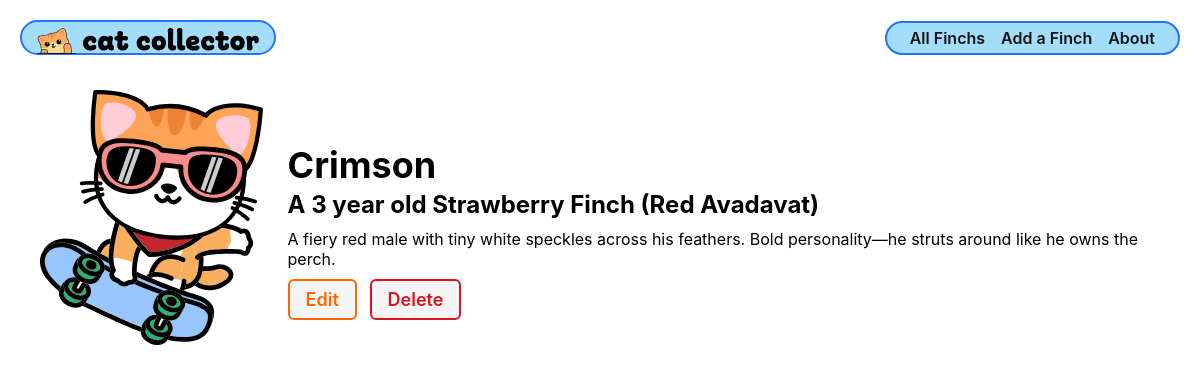
/finchs/3/, run on the app's committed database.
### main_app/models.py (models this page shows, shortened)
class Finch(models.Model):
    name = models.CharField(max_length=100)
    breed = models.CharField(max_length=100)
    description = models.TextField(max_length=250)
    age = models.IntegerField()

### main_app/views.py (the view)
# urls.py: path('finchs/<int:finch_id>/', views.finch_detail, name='finch-detail'),
def finch_detail(request, finch_id):
    finch = Finch.objects.get(id=finch_id)
    return render(request, 'finchs/detail.html', {'finch': finch})

### main_app/templates/finchs/detail.html
{% extends 'base.html' %}
{% load static %}
{% block head %}
<link rel="stylesheet" href="{% static 'css/finchs/finch-detail.css' %}" />
{% endblock %}
{% block content %}
<section class="cat-container">
  <div class="cat-img">
    <img src="{% static 'images/sk8r-boi-cat.svg' %}" alt="A skater boy cat" />
  </div>
  <div class="cat-details">
    <h1>{{ finch.name }}</h1>
    {% if finch.age > 0 %}
      <h2>A {{ finch.age }} year old {{ finch.breed }}</h2>
    {% else %}
      <h2>A {{ finch.breed }} bird.</h2>
    {% endif %}
    <p>{{ finch.description }}</p>
    <div class="cat-actions">
    <a href="{% url 'finch-update' finch.id %}" class="btn warn">Edit</a>
    <a href="{% url 'finch-delete' finch.id %}" class="btn danger">Delete</a>
    </div>
  </div>
</section>
{% endblock %}

### main_app/static/css/base.css (style rules this page uses)
html { box-sizing: border-box; }
*, *::before, *::after { box-sizing: inherit; }
:root { font-size: 62.5%; }
body { margin: 0; display: flex; flex-direction: column; align-items: center; font-family: -apple-system, BlinkMacSystemFont, 'Segoe UI', 'Roboto', 'Oxygen', 'Ubuntu', 'Cantarell', 'Fira Sans', 'Droid Sans', 'Helvetica Neue', sans-serif; min-height: 100vh; --nav-bg: rgba(104, 197, 248, 0.7); --nav-bg-ff: rgba(104, 197, 248, 0.9); --borders: rgb(36, 116, 248) solid 2px; --text-color: rgb(17, 20, 17); --link-hover-color: rgb(16, 56, 158); --button-bg: rgb(245, 245, 245); --button-bg-hover: rgb(226, 226, 226); --submit: rgb(26, 128, 0); --warn: rgb(255, 102, 0); --danger: rgb(220, 20, 30); --secondary: rgb(57, 57, 57); --card-box-shadow: 5px 5px 6px -1px #aaa; --font-xtreme: 4.2rem; --font-xxl: 3.6rem; --font-xl: 2.4rem; --font-l: 1.8rem; --font-reg: 1.6rem; --card-border-radius: 6px; }
h2 { font-size: var(--font-xl); }
.btn { font-size: var(--font-l); padding: 8px 16px; border-radius: 6px; border-width: 2px; border-style: solid; text-decoration: none; background-color: var(--button-bg); font-weight: 600; cursor: pointer; font-family: inherit; margin-right: 10px; }
.warn { color: var(--warn); border-color: var(--warn); }
.danger { color: var(--danger); border-color: var(--danger); }

### main_app/static/css/finchs/finch-detail.css (style rules this page uses)
.cat-container { padding: 35px 30px; display: flex; flex-direction: column; align-items: center; justify-content: center; }
.cat-img { width: 75%; max-width: 350px; }
.cat-details { width: 98%; }
.cat-actions { margin-top: 20px; }
.cat-details h1 { font-size: var(--font-xxl); margin: 15px 0 3px; }
.cat-details h2 { font-size: var(--font-xl); margin: 0 0 10px; margin-top: 0; margin-bottom: 10px; }
.cat-details p { font-size: var(--font-reg); margin: 5px 0; }
@media only screen and (min-width: 768px) { .cat-container { padding: 35px 30px; flex-direction: row; align-items: center; justify-content: start; } }
@media only screen and (min-width: 768px) { .cat-img { width: 25%; max-width: 250px; margin-right: 25px; } }

### data on the page
Finch: name "Crimson", age "3", breed "Strawberry Finch (Red Avadavat)", description "A fiery red male with tiny white speckles across his feathers. Bold personality—he struts around like he owns the perch."
